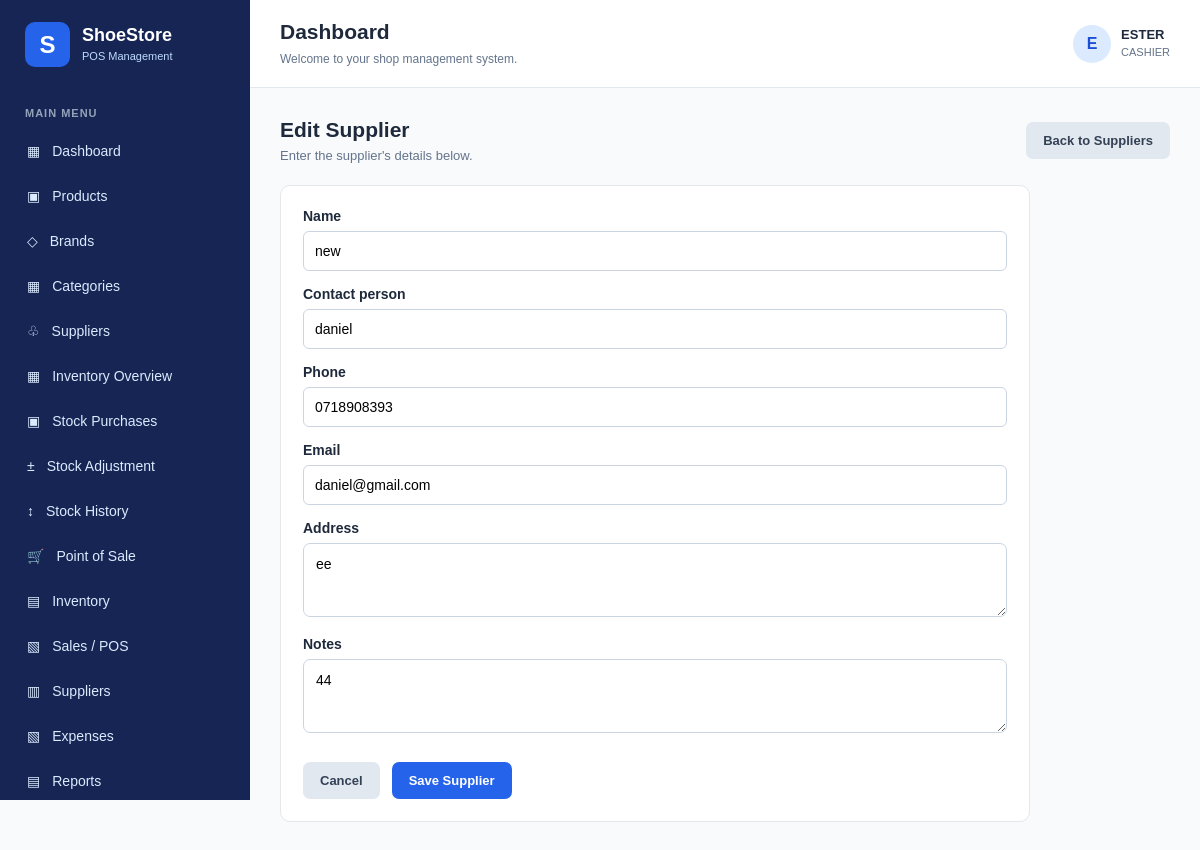
The app's page /suppliers/1/edit/ (signed in) with its own data.
### suppliers/models.py (models this page shows, shortened)
class Supplier(models.Model):
    name = models.CharField(max_length=150)
    contact_person = models.CharField(max_length=100, blank=True)
    phone = models.CharField(max_length=20)
    email = models.EmailField(blank=True)
    address = models.TextField(blank=True)
    notes = models.TextField(blank=True)
    created_at = models.DateTimeField(auto_now_add=True)
    class Meta:
        ordering = ['name']

### suppliers/views.py (the view)
# urls.py: path('<int:supplier_id>/edit/', views.supplier_edit, name='supplier_edit'),
@login_required
def supplier_edit(request, supplier_id):
    supplier = get_object_or_404(Supplier, id=supplier_id)
    if request.method == 'POST':
        form = SupplierForm(request.POST, instance=supplier)
        if form.is_valid():
            form.save()
            messages.success(request, 'Supplier updated successfully.')
            return redirect('supplier_list')
    else:
        form = SupplierForm(instance=supplier)
    return render(request, 'suppliers/supplier_form.html', {
        'form': form,
        'title': 'Edit Supplier',
    })

### suppliers/forms.py
class SupplierForm(forms.ModelForm):
    class Meta:
        model = Supplier
        fields = [
            'name',
            'contact_person',
            'phone',
            'email',
            'address',
            'notes',
        ]
        widgets = {
            'address': forms.Textarea(attrs={'rows': 3}),
            'notes': forms.Textarea(attrs={'rows': 3}),
        }

### templates/suppliers/supplier_form.html (shortened to what this page needs)
{% extends 'base.html' %}
{% block content %}
<div class="page-toolbar">
    <div>
        <h2>{{ title }}</h2>
        <p>Enter the supplier's details below.</p>
    </div>
    <a href="{% url 'supplier_list' %}" class="cancel-button">
        Back to Suppliers
    </a>
</div>
<div class="form-card">
    <form method="POST">
        {% for field in form %}
            <div class="form-group">
                <label for="{{ field.id_for_label }}">
                    {{ field.label }}
                </label>
                {{ field }}
            </div>
        {% endfor %}
        <div class="form-actions">
            <a href="{% url 'supplier_list' %}" class="cancel-button">
                Cancel
            </a>
            <button type="submit" class="primary-button">
                Save Supplier
            </button>
        </div>
    </form>
</div>
{% endblock %}

### templates/base.html (shortened to what this page needs)
{% load static %}
<!DOCTYPE html>
<html lang="en">
<head>
    <link rel="stylesheet" href="{% static 'css/style.css' %}">
</head>
<body class="app-body">
    <aside class="sidebar">
        <div class="sidebar-brand">
            <div class="brand-icon">S</div>
            <div>
                <h2>ShoeStore</h2>
                <small>POS Management</small>
            </div>
        </div>
        <div class="sidebar-section">
            MAIN MENU
        </div>
        <nav class="sidebar-nav">
            <a href="{% url 'dashboard' %}" class="nav-link">
                <span>▦</span> Dashboard
            </a>
            <a href="{% url 'product_list' %}" class="nav-link">
    <span>▣</span> Products
</a>
            <a href="{% url 'brand_list' %}" class="nav-link">
    <span>◇</span> Brands
</a>
<a href="{% url 'category_list' %}" class="nav-link">
    <span>▦</span> Categories
</a>
        <a href="{% url 'supplier_list' %}" class="nav-link">
    <span>♧</span> Suppliers
</a>
<a href="{% url 'inventory_dashboard' %}" class="nav-link">
    <span>▦</span> Inventory Overview
</a>
<a href="{% url 'purchase_list' %}" class="nav-link">
    <span>▣</span> Stock Purchases
</a>
<a href="{% url 'stock_adjustment' %}" class="nav-link">
    <span>±</span> Stock Adjustment
</a>
<a href="{% url 'stock_movement_list' %}" class="nav-link">
    <span>↕</span> Stock History
</a>
<a href="{% url 'pos' %}" class="nav-link">
    <span>🛒</span> Point of Sale
</a>
            <a href="#" class="nav-link">
                <span>▤</span> Inventory
            </a>
            <a href="#" class="nav-link">
                <span>▧</span> Sales / POS
            </a>
            <a href="#" class="nav-link">
                <span>▥</span> Suppliers
            </a>
            <a href="#" class="nav-link">
                <span>▧</span> Expenses
            </a>
            <a href="#" class="nav-link">
                <span>▤</span> Reports
            </a>
        </nav>
    </aside>
    <main class="main-content">
        <header class="topbar">
            <div>
                <h3>{% block page_heading %}Dashboard{% endblock %}</h3>
                <small>Welcome to your shop management system.</small>
            </div>
            <div class="user-info">
                <div class="user-avatar">
                    {{ request.user.username|first|upper }}
                </div>
                <div>
                    <strong>{{ request.user.username }}</strong>
                    <small>{{ role|default:"CASHIER" }}</small>
                </div>
            </div>
        </header>
        <section class="page-content">
    {% block content %}
    {% endblock %}
</section>
    </main>
</body>
</html>

### static/css/style.css (style rules this page uses)
* { margin: 0; padding: 0; box-sizing: border-box; }
body { font-family: Arial, Helvetica, sans-serif; color: #1e293b; }
a { text-decoration: none; }
.brand-icon { width: 45px; height: 45px; display: flex; align-items: center; justify-content: center; background: #2563eb; color: white; border-radius: 10px; font-size: 24px; font-weight: bold; }
.form-group { margin-bottom: 18px; }
.form-group label { display: block; margin-bottom: 8px; font-weight: 600; font-size: 14px; }
.form-group input { width: 100%; padding: 12px; border: 1px solid #cbd5e1; border-radius: 7px; outline: none; font-size: 14px; }
.app-body { min-height: 100vh; background: #f8fafc; }
.sidebar { width: 250px; height: 100vh; position: fixed; top: 0; left: 0; background: #172554; color: white; padding: 22px 15px; overflow-y: auto; }
.sidebar-brand { display: flex; align-items: center; gap: 12px; margin-bottom: 40px; padding-left: 10px; }
.sidebar-brand h2 { font-size: 18px; }
.sidebar-brand small { color: #bfdbfe; font-size: 11px; }
.sidebar-section { color: #94a3b8; font-size: 11px; font-weight: bold; margin: 25px 10px 12px; letter-spacing: 1px; }
.sidebar-nav { display: flex; flex-direction: column; gap: 5px; }
.nav-link, .logout-link { display: flex; align-items: center; gap: 12px; padding: 12px; color: #dbeafe; border-radius: 7px; font-size: 14px; }
.main-content { margin-left: 250px; min-height: 100vh; }
.topbar { background: white; padding: 20px 30px; display: flex; align-items: center; justify-content: space-between; border-bottom: 1px solid #e2e8f0; }
.topbar h3 { font-size: 21px; margin-bottom: 5px; }
.topbar small { color: #64748b; font-size: 12px; }
.user-info { display: flex; align-items: center; gap: 10px; }
.user-avatar { width: 38px; height: 38px; display: flex; align-items: center; justify-content: center; border-radius: 50%; background: #dbeafe; color: #1d4ed8; font-weight: bold; }
.user-info strong { display: block; font-size: 13px; }
.user-info small { font-size: 11px; }
.page-content { padding: 30px; }
.page-toolbar { display: flex; justify-content: space-between; align-items: center; gap: 15px; margin-bottom: 22px; }
.page-toolbar h2 { font-size: 21px; margin-bottom: 6px; }
.page-toolbar p { color: #64748b; font-size: 13px; }
.form-card { background: white; max-width: 750px; padding: 28px; border: 1px solid #e2e8f0; border-radius: 10px; }
.form-group select, .form-group textarea { width: 100%; padding: 12px; border: 1px solid #cbd5e1; border-radius: 7px; background: white; font-family: inherit; font-size: 14px; }
.form-group textarea { resize: vertical; }
.form-actions { display: flex; gap: 12px; margin-top: 25px; }
.primary-button, .cancel-button { display: inline-block; padding: 11px 17px; border: none; border-radius: 7px; background: #2563eb; color: white; font-size: 13px; font-weight: bold; cursor: pointer; font-family: inherit; }
.cancel-button { background: #e2e8f0; color: #334155; }
.form-card { background: #ffffff; border: 1px solid #e5e7eb; border-radius: 10px; padding: 22px; margin-bottom: 20px; }
.form-group { margin-bottom: 15px; }
.form-group label { display: block; margin-bottom: 7px; font-weight: 600; font-size: 14px; }
.form-group input { width: 100%; box-sizing: border-box; padding: 11px; border: 1px solid #cbd5e1; border-radius: 6px; }

### records on screen
Supplier: form "new" "daniel" "0718908393" "daniel@gmail.com" "ee" "44"

### other values on screen
{{ request.user.username|first|upper }} "E"
{{ request.user.username }} "ESTER"
{{ role|default:"CASHIER" }} "CASHIER"
{{ title }} "Edit Supplier"
{{ field.label }} "Name" "Contact person" "Phone" "Email" "Address" "Notes"
